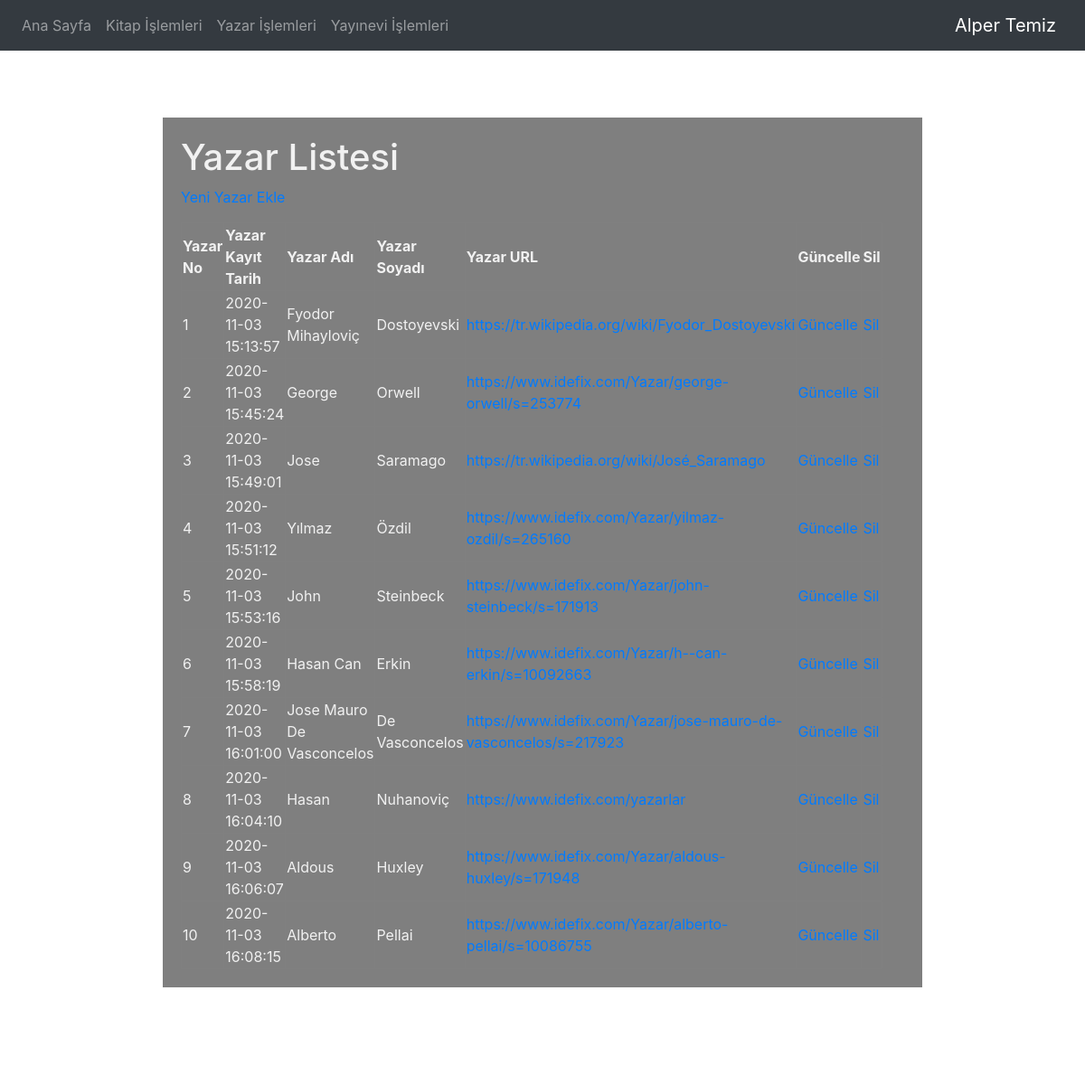
Screenshot of /alpertemiz_final/yazar.php with the database file from the repository.
### tables this page shows
CREATE TABLE `yazar` (
  `yazarKayitNo` smallint(11) NOT NULL COMMENT 'yazar numara bilgisi',
  `yazarKayitTarih` timestamp NOT NULL DEFAULT CURRENT_TIMESTAMP COMMENT 'yazar kayıt bilgisi',
  `yazarAdi` varchar(50) NOT NULL COMMENT 'yazar adı bilgisi',
  `yazarSoyadi` varchar(50) NOT NULL COMMENT 'yazar soyadı bilgisi',
  `yazarURL` varchar(200) NOT NULL COMMENT 'yazar URL'
);

### alpertemiz_final/yazar.php (the view, shortened to what this page needs)
<?php
require_once("baglanti.php");
$sorgu = mysqli_query($baglanti, "SELECT * FROM yazar");
?>
<!DOCTYPE html>
<html lang="tr"><head><meta http-equiv="Content-Type" content="text/html; charset=UTF-8">
<link href="bootstrap.min.css" rel="stylesheet">
    <link href="./katalog_files/navbar-top.css" rel="stylesheet">
  </head>
  <body>
      <video autoplay muted loop id="myVideo">
  <source src="kaptan.mp4" type="video/mp4">
</video>
    <nav class="navbar navbar-expand-md navbar-dark bg-dark mb-4">
  <div class="collapse navbar-collapse" id="navbarCollapse">
    <ul class="navbar-nav mr-auto">
      <li class="nav-item">
        <a class="nav-link" href="index.php">Ana Sayfa </a>
      </li>
      <li class="nav-item">
        <a class="nav-link" href="kitap.php">Kitap İşlemleri</a>
      </li>
      <li class="nav-item">
        <a class="nav-link" href="yazar.php">Yazar İşlemleri</a>
      </li>
      <li class="nav-item">
        <a class="nav-link" href="yayinevi.php">Yayınevi İşlemleri</a>
      </li>
    </ul>
    <form class="form-inline mt-2 mt-md-0">
       <a class="navbar-brand" href="https://www.instagram.com/alpertemiz9/?hl=tr">Alper Temiz</a>
    </form>
  </div>
</nav>
<main role="main" class="container">
<h1>Yazar Listesi</h1>
<p><a href="yazar_ekle.php">Yeni Yazar Ekle</a></p>
<?php
echo("<table border=1 width=80%>");
    echo("<tr>");
    echo("<td><b>Yazar No</b></td>");
    echo("<td><b>Yazar Kayıt Tarih</b></td>");
    echo("<td><b>Yazar Adı</b></td>");
    echo("<td><b>Yazar Soyadı</b></td>");
    echo("<td><b>Yazar URL</b></td>");
    echo("<td><b>Güncelle</b></td>");
    echo("<td><b>Sil</b></td>");
    echo("</tr>");
while($satir = mysqli_fetch_assoc($sorgu)){
    echo("<tr>");
    echo("<td>".$satir["yazarKayitNo"]."</td>");
    echo("<td>".$satir["yazarKayitTarih"]."</td>");
    echo("<td>".$satir["yazarAdi"]."</td>");
    echo("<td>".$satir["yazarSoyadi"]."</td>");
    echo("<td><a href=".$satir['yazarURL']."target='_blank'>".$satir["yazarURL"]."</a></td>");
    echo("<td><a href='guncellenecek.php?yazarKayitNo=".$satir["yazarKayitNo"]."'>Güncelle</a></td>");
    echo("<td><a href='yazarsil.php?yazarKayitNo=".$satir["yazarKayitNo"]."'>Sil</a></td>");
    echo("</tr>");
            }
echo("</table>");
?>
</main>
</body></html>

### alpertemiz_final/navbar-top.css (style rules this page uses)
body { min-height: 75rem; }

### alpertemiz_final/yazar.php (style rules this page uses)
.container { background: rgba(0, 0, 0, 0.5); color: #f1f1f1; position: relative; padding: 20px; width: 70%; margin: auto; top: 50px; min-height: 70%; }
#myVideo { position: fixed; right: 0; bottom: 0; min-width: 100%; min-height: 100%; }

### rows the page displays
yazar: yazarKayitNo "1", yazarKayitTarih "2020-11-03 15:13:57", yazarAdi "Fyodor Mihayloviç", yazarSoyadi "Dostoyevski", yazarURL "https://tr.wikipedia.org/wiki/Fyodor_Dostoyevski"
yazar: yazarKayitNo "2", yazarKayitTarih "2020-11-03 15:45:24", yazarAdi "George", yazarSoyadi "Orwell", yazarURL "https://www.idefix.com/Yazar/george-orwell/s=253774"
yazar: yazarKayitNo "3", yazarKayitTarih "2020-11-03 15:49:01", yazarAdi "Jose", yazarSoyadi "Saramago", yazarURL "https://tr.wikipedia.org/wiki/José_Saramago"
yazar: yazarKayitNo "4", yazarKayitTarih "2020-11-03 15:51:12", yazarAdi "Yılmaz", yazarSoyadi "Özdil", yazarURL "https://www.idefix.com/Yazar/yilmaz-ozdil/s=265160"
yazar: yazarKayitNo "5", yazarKayitTarih "2020-11-03 15:53:16", yazarAdi "John", yazarSoyadi "Steinbeck", yazarURL "https://www.idefix.com/Yazar/john-steinbeck/s=171913"
yazar: yazarKayitNo "6", yazarKayitTarih "2020-11-03 15:58:19", yazarAdi "Hasan Can", yazarSoyadi "Erkin", yazarURL "https://www.idefix.com/Yazar/h--can-erkin/s=10092663"
yazar: yazarKayitNo "7", yazarKayitTarih "2020-11-03 16:01:00", yazarAdi "Jose Mauro De Vasconcelos", yazarSoyadi "De Vasconcelos", yazarURL "https://www.idefix.com/Yazar/jose-mauro-de-vasconcelos/s=217923"
yazar: yazarKayitNo "8", yazarKayitTarih "2020-11-03 16:04:10", yazarAdi "Hasan", yazarSoyadi "Nuhanoviç", yazarURL "https://www.idefix.com/yazarlar"
yazar: yazarKayitNo "9", yazarKayitTarih "2020-11-03 16:06:07", yazarAdi "Aldous", yazarSoyadi "Huxley", yazarURL "https://www.idefix.com/Yazar/aldous-huxley/s=171948"
yazar: yazarKayitNo "10", yazarKayitTarih "2020-11-03 16:08:15", yazarAdi "Alberto", yazarSoyadi "Pellai", yazarURL "https://www.idefix.com/Yazar/alberto-pellai/s=10086755"
